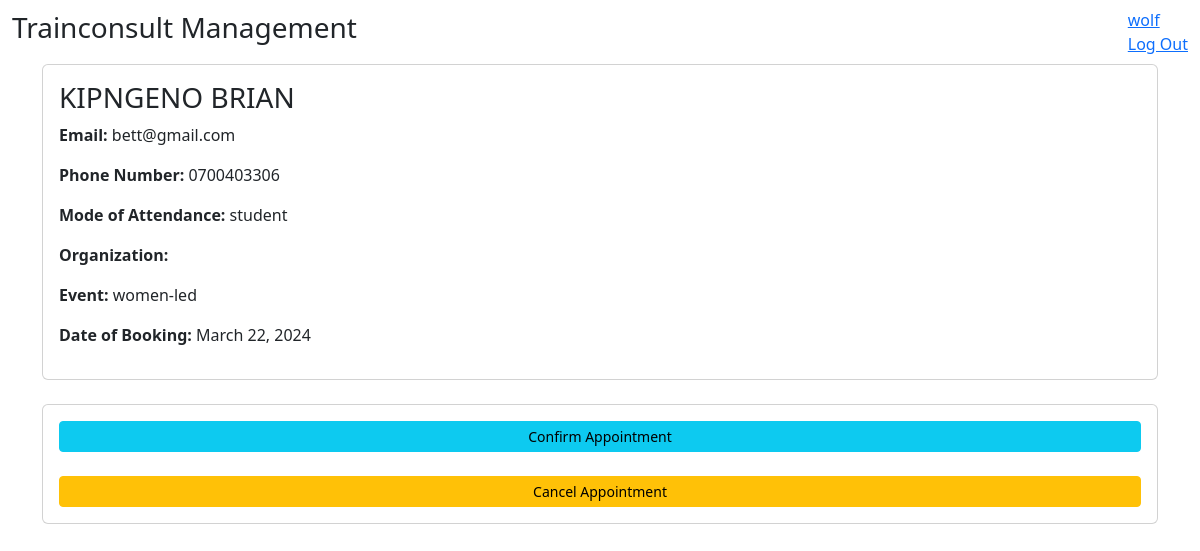
Screenshot of /booking-details/15 (signed in) with the database file from the repository.
### TrainEvents/models.py (models this page shows, shortened)
class OrgBookEvents(models.Model):
    PAYMENT_CHOICES = (
        ('mpesa', 'M-Pesa'),
        ('visa', 'Visa')
    )
    EVENTS = (
        ('choose', 'Choose Event'),
        ('women-led', '1ST WOMEN LEAD CONFERENCE'),
    )
    MODE_OF_ATTENDANCE = (
        ('physical', 'Physical'),
        ('virtual', 'Virtual'),
        ('student', 'Student')
    )
    CURRENCY_CHOICES = (
        ('kes', 'KES'),
        ('usd', 'USD')
    )
    STUDY_YEAR = (
        ('first', '1ST YEAR'),
        ('second', '2ND YEAR'),
        ('third', '3RD YEAR'),
        ('fourth', '4TH YEAR'),
        ('fifth', '5TH YEAR')
    )
    event = models.CharField(max_length=100, choices=EVENTS)
    first_name = models.CharField(max_length=100)
    last_name = models.CharField(max_length=100)
    organization = models.CharField(max_length=100, blank=True)
    email_address = models.EmailField(max_length=100)
    attendance_mode = models.CharField(max_length=100, choices=MODE_OF_ATTENDANCE)
    phone_number = models.CharField(max_length=15, null=True)
    booking_status = models.CharField(max_length=20, default="Not Approved")
    currency = models.CharField(max_length=3, choices=CURRENCY_CHOICES)
    university = models.CharField(max_length=100,blank=True)
    year_of_study = models.CharField(max_length=10, choices=STUDY_YEAR, blank=True)
    date_booking = models.DateField(max_length=100, default=date.today)

### TrainEvents/views.py (the view)
# urls.py: path('booking-details/<int:id>', views.view_booking, name='booking-details'),
@login_required(login_url='/user-login')
def view_booking(request, id):
    try:
        data = get_object_or_404(OrgBookEvents, pk = id)
        username = request.session['username']
        if data:
            return render(request, 'booking-details.html', {'data': data, 'username': username})
        else:
            messages.warning(request, "Invalid Choice")
    except OrgBookEvents.DoesNotExist:
        messages.warning(request, "Invalid Choice")

### TrainEvents/templates/booking-details.html (shortened to what this page needs)
<!DOCTYPE html>
<html lang="en">
<head>
    <link href="https://cdn.jsdelivr.net/npm/bootstrap@5.3.0-alpha1/dist/css/bootstrap.min.css" rel="stylesheet">
</head>
<body>
    <div>
        <nav class="navbar navbar-inverse">
            <div class="container-fluid">
                <div class="navbar-header">
                    <h3>Trainconsult Management</h3>
                </div>
                <ul class="nav navbar-nav navbar-right">
                    <li><a href="#"> {{ username }}</a></li>
                    <li><a href="{% url 'user_logout' %}">Log Out</a></li>
                </ul>
            </div>
        </nav>
    </div>
    <div class="container">
        <div class="card card-body">
            <h3>{{ data.first_name }} {{ data.last_name }}</h3>
            <p><b>Email: </b> {{ data.email_address }}</p>
            <p><b>Phone Number: </b> {{ data.phone_number }}</p>
            <p><b>Mode of Attendance: </b> {{ data.attendance_mode }}</p>
            <p><b>Organization: </b> {{ data.organization }}</p>
            <p><b>Event: </b> {{ data.event }}</p>
            <p><b>Date of Booking: </b> {{ data.date_booking }}</p>
        </div>
        <div class="card card-body">
            <a class="btn btn-info btn-sm" href="/confirm-booking/{{ data.id }}">Confirm Appointment</a>
            <a class="btn btn-warning btn-sm" href="#">Cancel Appointment</a>
        </div>
    </div>
</body>
</html>

### rows the page displays
OrgBookEvents: first_name "KIPNGENO", last_name "BRIAN", email_address "bett@gmail.com", phone_number "0700403306", attendance_mode "student", event "women-led", date_booking "March 22, 2024"

### other values shown
{{ username }} "wolf"
